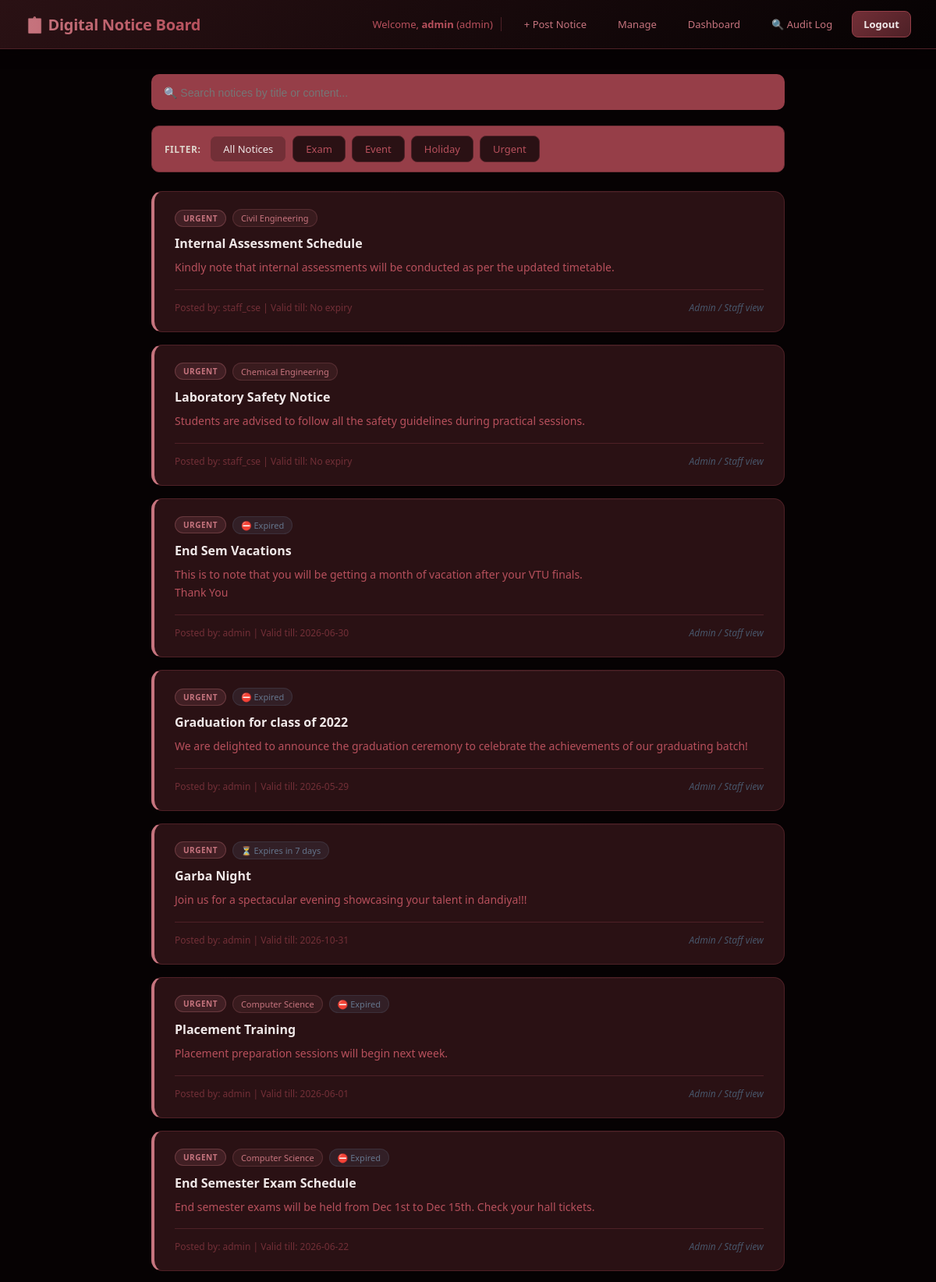
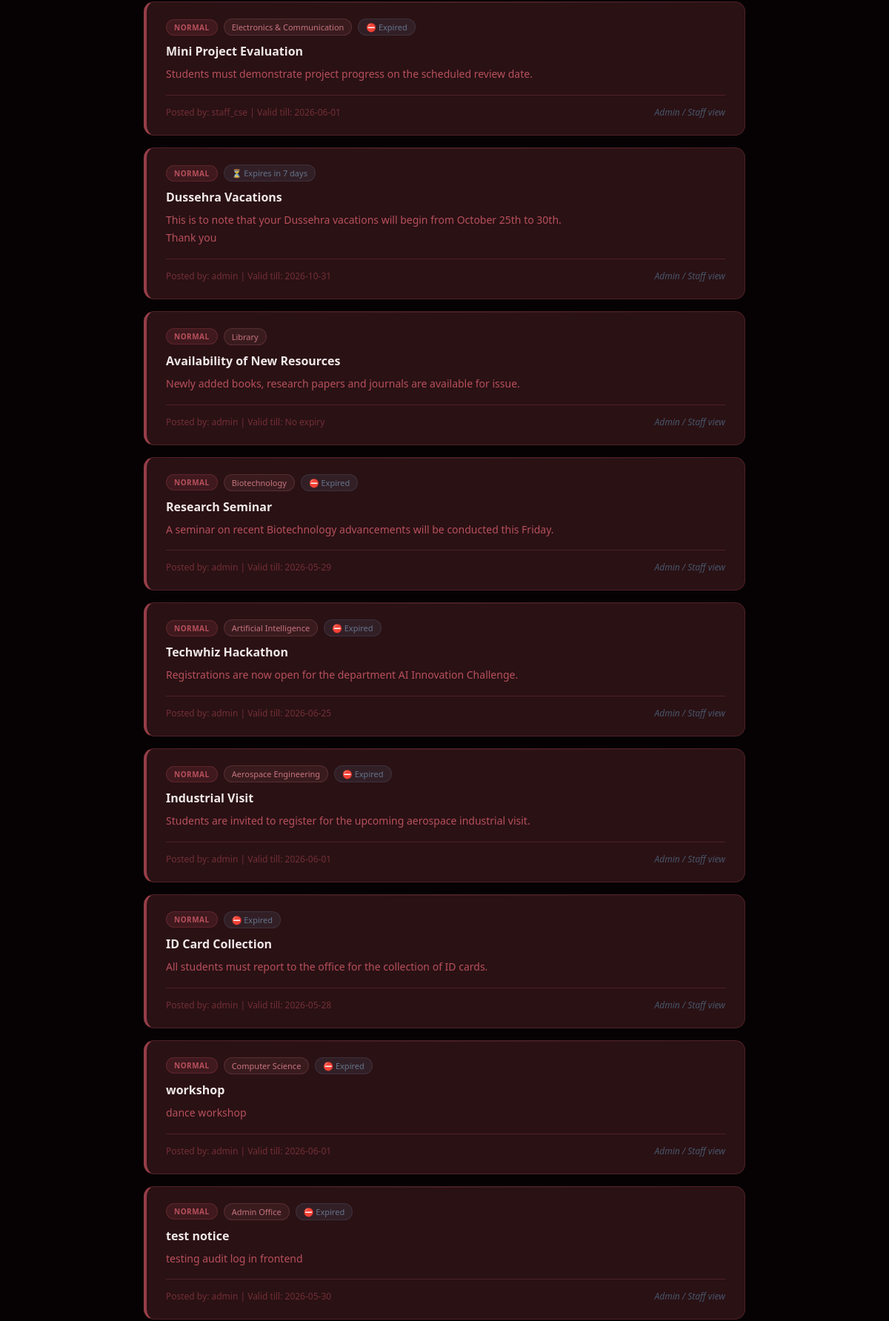
/index.php (signed in, upper part), run on the app's committed database (2 pictures, top to bottom).
### tables this page shows
CREATE TABLE `categories` (
  `cat_id` int NOT NULL,
  `cat_name` varchar(50) NOT NULL,
  `colour_code` varchar(7) DEFAULT '#3B82F6',
  `description` text,
  `created_at` timestamp NULL DEFAULT CURRENT_TIMESTAMP
);

CREATE TABLE `notices` (
  `notice_id` int NOT NULL,
  `user_id` int NOT NULL,
  `dept_id` int DEFAULT NULL,
  `title` varchar(200) NOT NULL,
  `content` text NOT NULL,
  `priority` enum('urgent','normal','low') DEFAULT 'normal',
  `start_date` date NOT NULL,
  `end_date` date DEFAULT NULL,
  `is_active` tinyint(1) DEFAULT '1',
  `created_at` timestamp NULL DEFAULT CURRENT_TIMESTAMP
);

CREATE TABLE `departments` (
  `dept_id` int NOT NULL,
  `dept_name` varchar(100) NOT NULL,
  `description` text,
  `hod_name` varchar(100) DEFAULT NULL,
  `created_at` timestamp NULL DEFAULT CURRENT_TIMESTAMP
);

CREATE TABLE `users` (
  `user_id` int NOT NULL,
  `username` varchar(50) NOT NULL,
  `email` varchar(100) NOT NULL,
  `password` varchar(255) NOT NULL,
  `role` enum('admin','staff','student') DEFAULT 'student',
  `dept_id` int DEFAULT NULL,
  `created_at` timestamp NULL DEFAULT CURRENT_TIMESTAMP
);

### index.php (the view, shortened to what this page needs)
<?php
include 'db.php';
mysqli_query($conn,
    "UPDATE notices SET is_active=0
     WHERE end_date < CURDATE() AND is_active=1");
$filter_cat = intval($_GET['cat'] ?? 0);
if ($filter_cat > 0) {
    $sql = "SELECT n.*, u.username, d.dept_name
            FROM notices n
            JOIN users u ON n.user_id = u.user_id
            LEFT JOIN departments d ON n.dept_id = d.dept_id
            JOIN notice_categories nc ON n.notice_id = nc.notice_id
            WHERE n.is_active = 1 AND nc.cat_id = $filter_cat
            ORDER BY FIELD(n.priority,'urgent','normal','low'),
                     n.created_at DESC";
} else {
    $sql = "SELECT n.*, u.username, d.dept_name
            FROM notices n
            JOIN users u ON n.user_id = u.user_id
            LEFT JOIN departments d ON n.dept_id = d.dept_id
            WHERE n.is_active = 1
            ORDER BY FIELD(n.priority,'urgent','normal','low'),
                     n.created_at DESC";
}
$notices = mysqli_query($conn, $sql);
$categories = mysqli_query($conn, "SELECT * FROM categories");
$all_notices = [];
while ($row = mysqli_fetch_assoc($notices)) {
    $all_notices[] = $row;
}
$uid = $_SESSION['user_id'];
?>
<!DOCTYPE html>
<html lang="en">
<head>
  <link rel="stylesheet" href="style.css">
</head>
<body>
<div class="navbar">
  <h2>📋 Digital Notice Board
  </h2>
  <div class="nav-links">
    <span>Welcome, <b><?= $_SESSION['username'] ?></b>
    (<?= $_SESSION['role'] ?>)</span>
    <?php if ($_SESSION['role'] == 'admin' ||
              $_SESSION['role'] == 'staff'): ?>
      <a href="post_notice.php">+ Post Notice</a>
      <a href="manage_notices.php">Manage</a>
      <?php if ($_SESSION['role'] == 'admin'): ?>
        <a href="dashboard.php">Dashboard</a>
        <a href="audit.php">🔍 Audit Log</a>
      <?php endif; ?>
    <?php endif; ?>
    <a href="logout.php" class="btn-logout">Logout</a>
  </div>
</div>
<div class="container">
  <div style="margin-bottom:20px;background:#963E48;
              border-radius:10px;padding:12px 16px;">
    <input type="text" id="searchInput"
           placeholder="🔍 Search notices by title or content..."
           oninput="searchNotices()"
           style="width:100%;padding:0;background:transparent;
                  border:none;font-size:14px;
                  color:#f2e2e4;outline:none;">
  </div>
  <div style="display:flex;gap:8px;flex-wrap:wrap;
              margin-bottom:24px;padding:12px 16px;
              background:#963E48;border:1px solid #722F37;
              border-radius:10px;align-items:center">
    <span style="font-size:12px;color:#DDD3CA;
                 font-weight:600;margin-right:4px;
                 text-transform:uppercase;letter-spacing:0.5px">
      Filter:
    </span>
  <a href="index.php"
     class="cat-btn <?= $filter_cat==0 ? 'cat-active' : '' ?>">
    All Notices
  </a>
  <?php
  mysqli_data_seek($categories, 0);
  while ($cat = mysqli_fetch_assoc($categories)): ?>
    <a href="index.php?cat=<?= $cat['cat_id'] ?>"
       class="cat-btn <?= $filter_cat==$cat['cat_id'] ? 'cat-active' : '' ?>">
      <?= $cat['cat_name'] ?>
    </a>
  <?php endwhile; ?>
</div>
  <?php if (count($all_notices) == 0): ?>
    <div class="empty-state">
      <div class="icon">📋</div>
      <p>No notices found<?= $filter_cat>0?' in this category':'' ?>.
         <?= $filter_cat>0
             ? '<a href="index.php" style="color:#38BDF8">View all</a>'
             : 'Check back later!' ?>
      </p>
    </div>
  <?php else: ?>
    <div id="noticesContainer">
    <?php foreach ($all_notices as $row): ?>
      <div class="notice-card priority-<?= $row['priority'] ?>"
           data-title="<?= strtolower(htmlspecialchars($row['title'])) ?>"
           data-content="<?= strtolower(htmlspecialchars($row['content'])) ?>">
        <div class="notice-header">
          <span class="priority-badge">
            <?= strtoupper($row['priority']) ?>
          </span>
          <?php if ($row['dept_name']): ?>
            <span class="dept-tag"><?= $row['dept_name'] ?></span>
          <?php endif; ?>
          <?php if ($row['end_date']): ?>
            <?php
              $today   = new DateTime();
              $expiry  = new DateTime($row['end_date']);
              $diff    = $today->diff($expiry)->days;
              $expired = $today > $expiry;
            ?>
            <span style="font-size:11px;padding:3px 10px;border-radius:20px;
              background:<?= $diff<=3&&!$expired
                  ?'rgba(239,68,68,0.15)':'rgba(100,116,139,0.15)' ?>;
              color:<?= $diff<=3&&!$expired?'#EF4444':'#64748B' ?>;
              border:1px solid <?= $diff<=3&&!$expired
                  ?'rgba(239,68,68,0.2)':'rgba(100,116,139,0.2)' ?>">
              <?= $expired
                  ? '⛔ Expired'
                  : ($diff==0
                      ? '⚠️ Expires today'
                      : "⏳ Expires in $diff day".($diff>1?'s':'')) ?>
            </span>
          <?php endif; ?>
        </div>
        <h3><?= htmlspecialchars($row['title']) ?></h3>
        <p><?= nl2br(htmlspecialchars($row['content'])) ?></p>
        <div class="notice-footer">
          <small>Posted by: <?= $row['username'] ?> |
                 Valid till: <?= $row['end_date'] ?? 'No expiry' ?></small>
          <?php $nid = $row['notice_id']; ?>
          <?php if ($_SESSION['role'] == 'student'): ?>
            <?php
            $ack_check = mysqli_query($conn,
                "SELECT * FROM acknowledgements
                 WHERE notice_id=$nid AND user_id=$uid");
            if (mysqli_num_rows($ack_check) == 0): ?>
              <a href="acknowledge.php?notice_id=<?= $nid ?>"
                 class="btn-ack">Mark as Read ✓</a>
            <?php else: ?>
              <span class="ack-done">✅ Acknowledged</span>
            <?php endif; ?>
          <?php else: ?>
            <span style="font-size:12px;color:#475569;font-style:italic">
              Admin / Staff view
            </span>
          <?php endif; ?>
        </div>
      </div>
    <?php endforeach; ?>
    </div>
  <?php endif; ?>
</div>
</body>
</html>

### style.css (style rules this page uses)
* { margin:0; padding:0; box-sizing:border-box; }
body { font-family: 'Segoe UI', system-ui, sans-serif; background: #060203; color: #f0e8e8; min-height: 100vh; }
.navbar { background: linear-gradient(135deg, #2A1114 0%, #060203 100%); border-bottom: 1px solid #4E2026; padding: 14px 32px; display: flex; justify-content: space-between; align-items: center; position: sticky; top: 0; z-index: 100; backdrop-filter: blur(10px); box-shadow: 0 2px 16px rgba(6,2,3,0.6); }
.navbar h2 { font-size: 20px; font-weight: 700; background: linear-gradient(90deg, #C6747E, #B7505C); -webkit-background-clip: text; background-clip: text; color: transparent; letter-spacing: -0.3px; }
.nav-links { display: flex; gap: 10px; align-items: center; }
.nav-links span { font-size: 13px; color: #B7505C; padding-right: 10px; border-right: 1px solid #4E2026; margin-right: 4px; }
.nav-links a { color: #C6747E; text-decoration: none; font-size: 13px; font-weight: 500; padding: 7px 14px; border-radius: 8px; transition: all 0.2s; border: 1px solid transparent; }
.btn-logout { background: linear-gradient(135deg, #722F37, #4E2026) !important; color: #f0e8e8 !important; border: 1px solid #963E48 !important; font-weight: 700 !important; }
.container { max-width: 860px; margin: 32px auto; padding: 0 24px; }
.notice-card { background: #2A1114; border: 1px solid #4E2026; border-radius: 14px; padding: 22px 26px; margin-bottom: 16px; border-left: 4px solid #4E2026; transition: transform 0.2s, box-shadow 0.2s; position: relative; overflow: hidden; }
.notice-card::before { content: ''; position: absolute; top: 0; left: 0; right: 0; height: 1px; background: linear-gradient(90deg, transparent, rgba(198,116,126,0.15), transparent); }
.notice-card.priority-urgent { border-left-color: #C6747E; }
.notice-card.priority-normal { border-left-color: #963E48; }
.notice-header { display: flex; gap: 8px; margin-bottom: 10px; align-items: center; }
.priority-badge { font-size: 10px; font-weight: 800; padding: 3px 10px; border-radius: 20px; text-transform: uppercase; letter-spacing: 0.5px; }
.priority-urgent .priority-badge { background: rgba(198,116,126,0.15); color: #C6747E; border: 1px solid rgba(198,116,126,0.3); }
.priority-normal .priority-badge { background: rgba(150,62,72,0.2); color: #B7505C; border: 1px solid rgba(150,62,72,0.35); }
.dept-tag { font-size: 11px; padding: 3px 10px; border-radius: 20px; background: rgba(198,116,126,0.1); color: #C6747E; border: 1px solid rgba(198,116,126,0.2); }
.notice-card h3 { font-size: 16px; font-weight: 700; color: #f0e8e8; margin-bottom: 8px; }
.notice-card p { font-size: 14px; color: #B7505C; line-height: 1.7; }
.notice-footer { display: flex; justify-content: space-between; align-items: center; margin-top: 16px; padding-top: 14px; border-top: 1px solid #4E2026; }
.notice-footer small { color: #722F37; font-size: 12px; }
.cat-btn { padding: 7px 16px; border-radius: 8px; border: 1px solid #4E2026; background: #2A1114; color: #B7505C; font-size: 13px; font-weight: 500; text-decoration: none; transition: all 0.2s; white-space: nowrap; }
.cat-active { background: #722F37 !important; border-color: #963E48 !important; color: #f0e8e8 !important; }

### data on the page
categories: cat_name "Exam"
categories: cat_name "Event"
categories: cat_name "Holiday"
categories: cat_name "Urgent"
notices: priority "URGENT", dept.dept_name "Civil Engineering", title "Internal Assessment Schedule", content "Kindly note that internal assessments will be conducted as per the updated timetable.", user.username "staff_cse", end_date "No expiry"
notices: priority "URGENT", dept.dept_name "Chemical Engineering", title "Laboratory Safety Notice", content "Students are advised to follow all the safety guidelines during practical sessions.", user.username "staff_cse", end_date "No expiry"
notices: priority "URGENT", shows "⛔ Expired", title "End Sem Vacations", content "This is to note that you will be getting a month of vacation after your VTU finals. Thank You", user.username "admin", end_date "2026-06-30"
notices: priority "URGENT", shows "⛔ Expired", title "Graduation for class of 2022", content "We are delighted to announce the graduation ceremony to celebrate the achievements of our graduating batch!", user.username "admin", end_date "2026-05-29"
notices: priority "URGENT", end_date "7", shows "s", title "Garba Night", content "Join us for a spectacular evening showcasing your talent in dandiya!!!", user.username "admin", end_date "2026-10-31"
notices: priority "URGENT", dept.dept_name "Computer Science", shows "⛔ Expired", title "Placement Training", content "Placement preparation sessions will begin next week.", user.username "admin", end_date "2026-06-01"
notices: priority "URGENT", dept.dept_name "Computer Science", shows "⛔ Expired", title "End Semester Exam Schedule", content "End semester exams will be held from Dec 1st to Dec 15th. Check your hall tickets.", user.username "admin", end_date "2026-06-22"
notices: priority "NORMAL", dept.dept_name "Electronics & Communication", shows "⛔ Expired", title "Mini Project Evaluation", content "Students must demonstrate project progress on the scheduled review date.", user.username "staff_cse", end_date "2026-06-01"
notices: priority "NORMAL", end_date "7", shows "s", title "Dussehra Vacations", content "This is to note that your Dussehra vacations will begin from October 25th to 30th. Thank you", user.username "admin", end_date "2026-10-31"
notices: priority "NORMAL", dept.dept_name "Library", title "Availability of New Resources", content "Newly added books, research papers and journals are available for issue.", user.username "admin", end_date "No expiry"
notices: priority "NORMAL", dept.dept_name "Biotechnology", shows "⛔ Expired", title "Research Seminar", content "A seminar on recent Biotechnology advancements will be conducted this Friday.", user.username "admin", end_date "2026-05-29"
notices: priority "NORMAL", dept.dept_name "Artificial Intelligence", shows "⛔ Expired", title "Techwhiz Hackathon", content "Registrations are now open for the department AI Innovation Challenge.", user.username "admin", end_date "2026-06-25"
notices: priority "NORMAL", dept.dept_name "Aerospace Engineering", shows "⛔ Expired", title "Industrial Visit", content "Students are invited to register for the upcoming aerospace industrial visit.", user.username "admin", end_date "2026-06-01"
notices: priority "NORMAL", shows "⛔ Expired", title "ID Card Collection", content "All students must report to the office for the collection of ID cards.", user.username "admin", end_date "2026-05-28"
notices: priority "NORMAL", dept.dept_name "Computer Science", shows "⛔ Expired", title "workshop", content "dance workshop", user.username "admin", end_date "2026-06-01"
notices: priority "NORMAL", dept.dept_name "Admin Office", shows "⛔ Expired", title "test notice", content "testing audit log in frontend", user.username "admin", end_date "2026-05-30"

### other printed values
$_SESSION['username'] "admin"
$_SESSION['role'] "admin"
